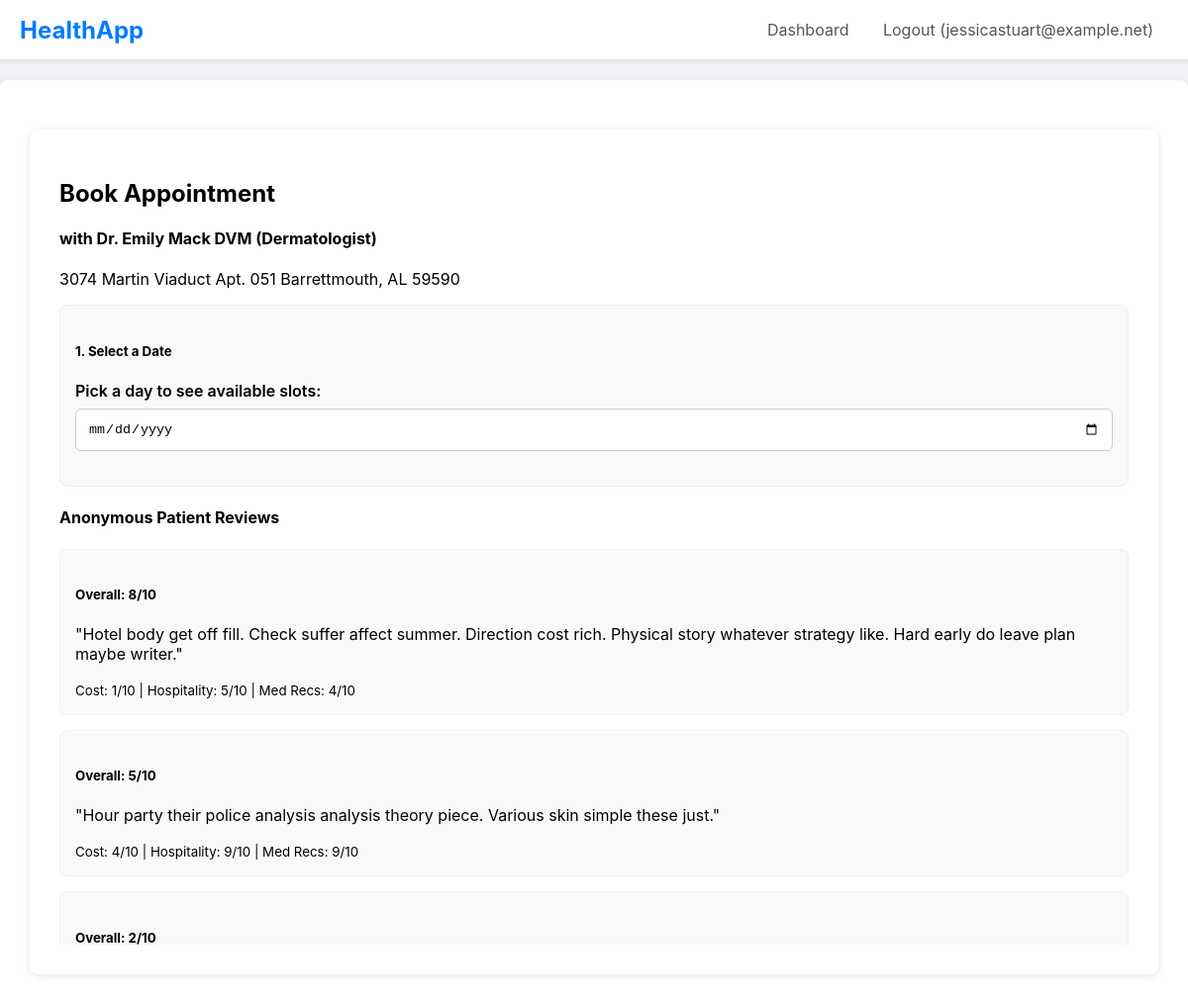
The app's page /book_appointment/4 (signed in) with its own data.
### main.py (models this page shows)
class User(db.Model, UserMixin):
    id = db.Column(db.Integer, primary_key=True)
    email = db.Column(db.String(120), unique=True, nullable=False)
    password_hash = db.Column(db.String(60), nullable=False)
    role = db.Column(db.String(20), nullable=False)
    patient_profile = db.relationship('PatientProfile', backref='user', uselist=False, cascade="all, delete-orphan")
    doctor_profile = db.relationship('DoctorProfile', backref='user', uselist=False, cascade="all, delete-orphan")
    insurance_profile = db.relationship('InsuranceProfile', backref='user', uselist=False, cascade="all, delete-orphan")

class DoctorProfile(db.Model):
    id = db.Column(db.Integer, primary_key=True)
    full_name = db.Column(db.String(100), nullable=False, default='Dr. Unnamed')
    phone = db.Column(db.String(20))
    specialty = db.Column(db.String(100))
    practice_address = db.Column(db.String(200))
    pincode = db.Column(db.String(10))
    latitude = db.Column(db.Float)
    longitude = db.Column(db.Float)
    availability_start_time = db.Column(db.Time) # e.g., 09:00:00
    availability_end_time = db.Column(db.Time)   # e.g., 17:00:00
    slot_duration_minutes = db.Column(db.Integer, default=30)
    user_id = db.Column(db.Integer, db.ForeignKey('user.id'), nullable=False, unique=True)
    records_written = db.relationship('MedicalRecord', backref='doctor', lazy='dynamic', foreign_keys='MedicalRecord.doctor_id')
    appointments = db.relationship('Appointment', backref='doctor', lazy='dynamic', foreign_keys='Appointment.doctor_id')
    reviews = db.relationship('DoctorReview', backref='doctor_profile', lazy='dynamic', foreign_keys='DoctorReview.doctor_id')
    files_written = db.relationship('MedicalFile', backref='doctor', lazy='dynamic', foreign_keys='MedicalFile.doctor_id')
    permitted_patients = db.relationship('PatientProfile', secondary=patient_doctor_permissions,
        back_populates='permitted_doctors')

class DoctorReview(db.Model):
    id = db.Column(db.Integer, primary_key=True)
    cost_rating = db.Column(db.Integer, nullable=False) # 1-10
    hospitality_rating = db.Column(db.Integer, nullable=False) # 1-10
    med_rec_rating = db.Column(db.Integer, nullable=False) # 1-10
    overall_rating = db.Column(db.Integer, nullable=False) # 1-10
    comment = db.Column(db.Text)
    created_at = db.Column(db.DateTime, nullable=False, default=db.func.current_timestamp())
    patient_id = db.Column(db.Integer, db.ForeignKey('patient_profile.id'), nullable=False)
    doctor_id = db.Column(db.Integer, db.ForeignKey('doctor_profile.id'), nullable=False)
    __table_args__ = (db.UniqueConstraint('patient_id', 'doctor_id', name='_patient_doctor_review_uc'),)

### main.py (the view, shortened to what this page needs)
@app.route("/book_appointment/<int:doctor_id>", methods=['GET', 'POST'])
@login_required
@role_required('patient')
def book_appointment(doctor_id):
    doctor = db.session.get(DoctorProfile, doctor_id)
    if not doctor:
        flash('Doctor not found.', 'danger')
        return redirect(url_for('patient_dashboard'))
    selected_date_str = request.args.get('date')
    selected_date = None
    available_slots = []
    today_date = datetime.date.today().isoformat()
    reviews = doctor.reviews.order_by(DoctorReview.created_at.desc()).all()
    return render_template('book_appointment.html',
                           doctor=doctor,
                           reviews=reviews,
                           selected_date=selected_date,
                           available_slots=available_slots,
                           today_date=today_date) # <-- Pass today's date to the template

### main.py (called while the page is built)
@login_manager.user_loader
def load_user(user_id):
    return db.session.get(User, int(user_id))

def role_required(role_name):
    def decorator(f):
        @wraps(f)
        def decorated_function(*args, **kwargs):
            if not current_user.is_authenticated or current_user.role != role_name:
                abort(403)
            if current_user.role == 'patient':
                g.profile = current_user.patient_profile
            elif current_user.role == 'doctor':
                g.profile = current_user.doctor_profile
            elif current_user.role == 'insurance':
                g.profile = current_user.insurance_profile
            return f(*args, **kwargs)
        return decorated_function
    return decorator

### templates/book_appointment.html (shortened to what this page needs)
{% extends 'layout.html' %}
{% block content %}
<div class="container mt-4">
    <h2>Book Appointment</h2>
    <h4>with {{ doctor.full_name }} ({{ doctor.specialty }})</h4>
    <p>{{ doctor.practice_address }}</p>
    <div class="row">
        <div class="col-md-6">
            <div class="card">
                <div class="card-body">
                    <h5 class="card-title">1. Select a Date</h5>
                    <div class="form-group">
                        <label for="appointment_date">Pick a day to see available slots:</label>
                        <input type="date" id="appointment_date" class="form-control"
                               value="{{ selected_date.isoformat() if selected_date else '' }}"
                               min="{{ today_date }}">
                    </div>
                </div>
            </div>
        </div>
        <div class="col-md-6">
            <h4>Anonymous Patient Reviews</h4>
            <div style="max-height: 400px; overflow-y: auto;">
                {% if reviews %}
                    {% for review in reviews %}
                        <div class="card mb-2">
                            <div class="card-body">
                                <h5 class="card-title">Overall: {{ review.overall_rating }}/10</h5>
                                <p class="card-text">"{{ review.comment }}"</p>
                                <small class="text-muted">
                                    Cost: {{ review.cost_rating }}/10 |
                                    Hospitality: {{ review.hospitality_rating }}/10 |
                                    Med Recs: {{ review.med_rec_rating }}/10
                                </small>
                            </div>
                        </div>
                    {% endfor %}
                {% else %}
                    <p>No reviews available for this doctor yet.</p>
                {% endif %}
            </div>
        </div>
    </div>
</div>
{% endblock %}

### templates/layout.html (shortened to what this page needs)
<!DOCTYPE html>
<html lang="en">
<head>
</head>
<body>
    <nav>
        <div class="logo"><a href="{{ url_for('home') }}" style="text-decoration: none; color: #007bff;">HealthApp</a></div>
        <div class="nav-links">
            {% if current_user.is_authenticated %}
                <a href="{{ url_for('dashboard') }}">Dashboard</a>
                <a href="{{ url_for('logout') }}">Logout ({{ current_user.email }})</a>
            {% else %}
                <a href="{{ url_for('login') }}">Login</a>
                <a href="{{ url_for('register') }}">Register</a>
            {% endif %}
        </div>
    </nav>
    <div class="container">
        {% block content %}{% endblock %}
    </div>
</body>
</html>

### templates/layout.html (style rules this page uses)
body { font-family: -apple-system, BlinkMacSystemFont, "Segoe UI", Roboto, Helvetica, Arial, sans-serif; margin: 0; background-color: #f0f2f5; }
nav { background-color: #ffffff; padding: 0 20px; border-bottom: 1px solid #ddd; display: flex; justify-content: space-between; align-items: center; box-shadow: 0 2px 4px rgba(0,0,0,0.05); }
nav .logo { font-size: 1.5rem; font-weight: bold; color: #007bff; }
nav .nav-links a { color: #555; text-decoration: none; padding: 20px 15px; display: inline-block; }
.container { max-width: 1200px; margin: 20px auto; background-color: #ffffff; padding: 30px; border-radius: 8px; box-shadow: 0 2px 8px rgba(0,0,0,0.1); }
.form-group { margin-bottom: 20px; }
.form-group label { display: block; margin-bottom: 8px; font-weight: 600; }
.form-group input, .form-group select, .form-group textarea { width: 100%; padding: 12px; border: 1px solid #ccc; border-radius: 6px; box-sizing: border-box; }
.card { background: #f9f9f9; border: 1px solid #eee; border-radius: 8px; padding: 15px; margin-bottom: 15px; }

### records on screen
User: email "jessicastuart@example.net"
DoctorProfile: full_name "Dr. Emily Mack DVM", specialty "Dermatologist", practice_address "3074 Martin Viaduct Apt. 051 Barrettmouth, AL 59590"
DoctorReview: overall_rating "8", comment "Hotel body get off fill. Check suffer affect summer. Direction cost rich. Physical story whatever strategy like. Hard early do leave plan maybe writer.", cost_rating "1", hospitality_rating "5", med_rec_rating "4"
DoctorReview: overall_rating "5", comment "Hour party their police analysis analysis theory piece. Various skin simple these just.", cost_rating "4", hospitality_rating "9", med_rec_rating "9"
DoctorReview: overall_rating "2"
